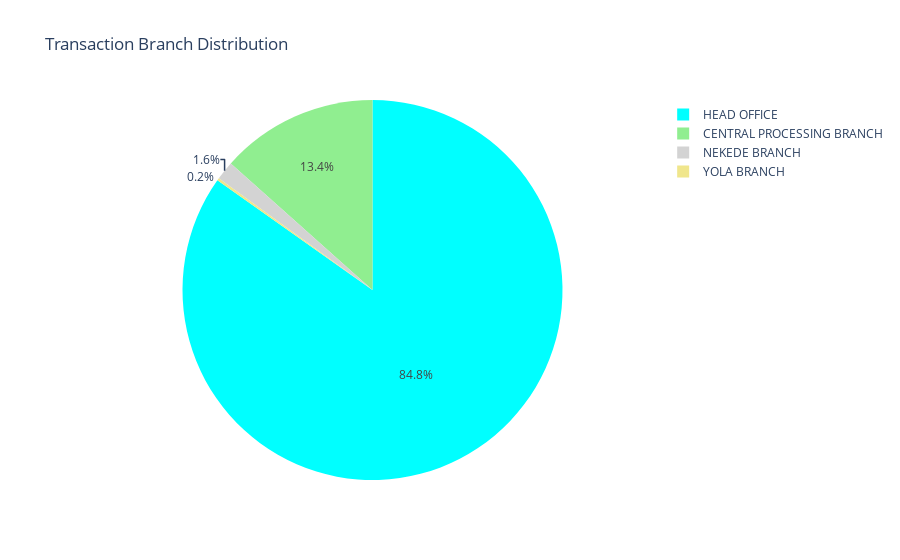

Notebook cell for this chart:
### Markdown cell above
We can say head office handle most of the transactions

### Code cell
transaction_branch = trans['trans_branch'].value_counts()
label = transaction_branch.index
size = transaction_branch.values
colors = ['aqua', 'lightgreen', 'lightgrey', 'khaki']

trace = go.Pie(
    labels=label,
    values=size,
    marker=dict(colors=colors)
)

data = [trace]
layout = go.Layout(title = 'Transaction Branch Distribution')
fig = go.Figure(data=data, layout=layout)
po.iplot(fig)

### Figure 1 — Plotly figure (JSON) as saved in the notebook; plotly's stock layout.template omitted (floating-point values rounded to 4 significant figures)
{"data": [{"labels": ["HEAD OFFICE", "CENTRAL PROCESSING BRANCH", "NEKEDE BRANCH", "YOLA BRANCH"], "marker": {"colors": ["aqua", "lightgreen", "lightgrey", "khaki"]}, "type": "pie", "values": [424, 67, 8, 1]}], "layout": {"title": {"text": "Transaction Branch Distribution"}}}
